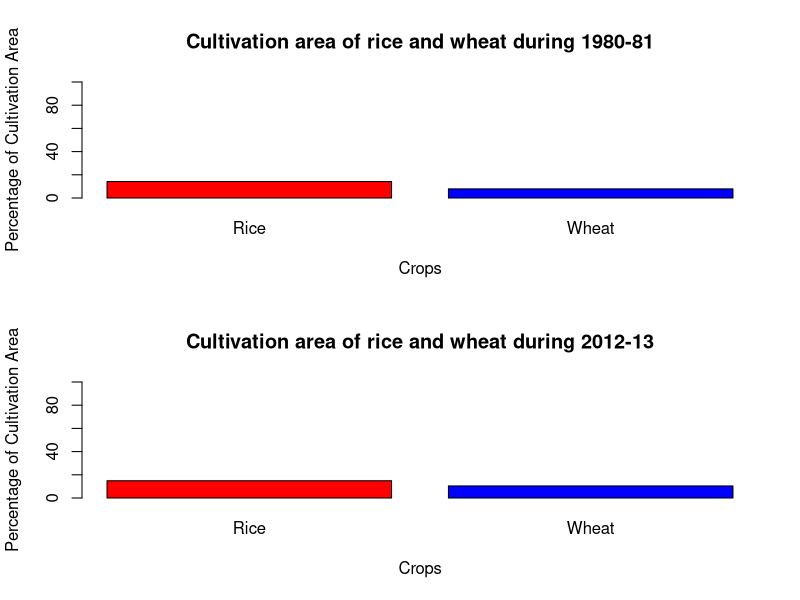
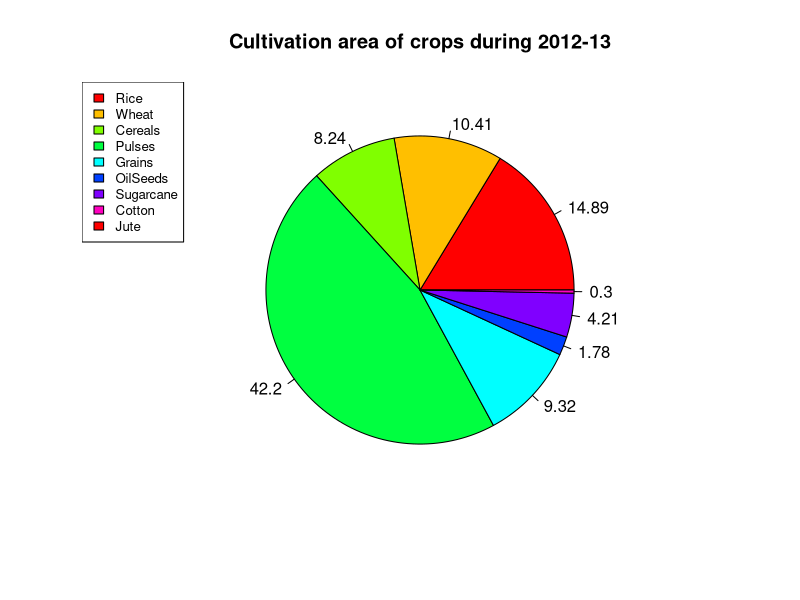

Write the R code that produced these figures, in order.
# Question 3 Pract Assignment 1:
# Read the given data file ”crop table.txt” into a data frame called ”mydata”

mydata <- read.table(file = 'crop_table.txt', header = TRUE)
print(head(mydata))

# a)
#(a) Create a bar plot comparing the cultivation area of rice and wheat during 1980-81 and
# 2012-13. Label the entities properly.
# Subsetting the data for the 2 years: 1980_81, 2012_13
data1980_81<-subset(mydata, mydata$Year == "1980-81" )
data2012_13<-subset(mydata, mydata$Year == "2012-13" )

par(mfrow=c(2,1))
# plot 1: for 1980-81
names<-c("Rice", "Wheat")
barplot(c("Rice"=data1980_81$Rice, "Wheat"=data1980_81$Wheat),xlab = "Crops", 
        ylim=c(0,100), ylab="Percentage of Cultivation Area", names.arg=names,
        main="Cultivation area of rice and wheat during 1980-81", col = c("red","blue"))
# plot 2 : for 2012-13
barplot(c(data2012_13$Rice, data2012_13$Wheat), ylim=c(0,100), xlab = "Crops",
        ylab="Percentage of Cultivation Area", names.arg=names,
        main="Cultivation area of rice and wheat during 2012-13", col = c("red","blue"))

# (b) Create a Pie-chart depicting the percentage of cultivation areas of all the crops. Write
# the legends properly
# As Year is not mentioned assuming 2012-2013: the data subset is made already
X11()
#subset for only crop data: 
colum=colnames(data2012_13)[2:10]

data_pie=c(data2012_13$Rice,data2012_13$Wheat,data2012_13$Pulses,data2012_13$Grains
          ,data2012_13$OilSeeds,data2012_13$Sugarcane,data2012_13$Cotton,data2012_13$Jute)
pie(x=data_pie,data_pie, main="Cultivation area of crops during 2012-13",
    col = rainbow(length(data_pie)))

legend("topleft",colum, cex = 0.8,
       fill = rainbow(length(data_pie)))
